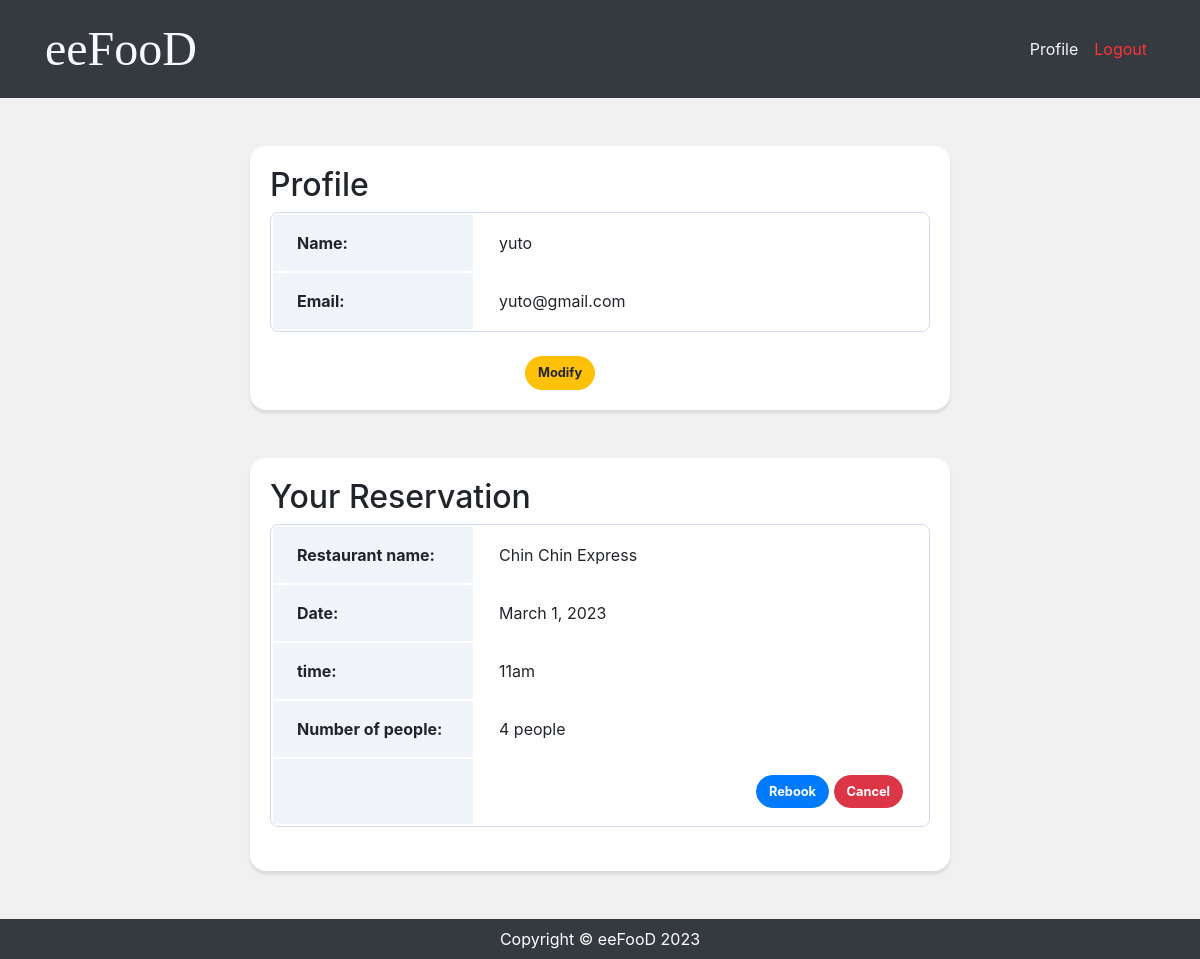
/accounts/profile/ (signed in), run on the app's committed database.
### application/models.py (models this page shows, shortened)
class Reservation(models.Model):
    restaurant = models.ForeignKey(
        Restaurants,
        on_delete=models.CASCADE
    )
    name = models.ForeignKey(
        settings.AUTH_USER_MODEL,
        on_delete=models.CASCADE,
        null=True
    )
    date = models.DateField(
        blank=False,
    )
    time = models.IntegerField(
        verbose_name='time',
        choices=TIME_SCHEDULE,
        default='1'
    )
    num_people = models.IntegerField(
        blank=False,
    )
    def get_time_display(self):
        for time in TIME_SCHEDULE:
            if time[0] == self.time:
                return time[1]
        return ''

class Restaurants(models.Model):
    name = models.CharField(
        max_length=255,
        blank=False,
        null=False,
        primary_key=True
    )
    addr = models.CharField(
        max_length=300,
        blank=False,
        null=False
    )
    table = models.PositiveSmallIntegerField(
        blank=False,
        null=False,
    )
    Genre = models.CharField(
        max_length=255,
        blank=False,
        null=False,
    )
    phone = PhoneNumberField(
        blank=False,
        null=False
    )
    img = models.ImageField(
        blank=True,
        upload_to='media/'
    )
    def __str__(self):
        return self.name

### accounts/views.py (the view)
# urls.py: path('profile/', views.ProfileView.as_view(), name = 'profile'),
class ProfileView(View):
    def get(self, request, *args, **kwargs):
        user = self.request.user
        reservation = Reservation.objects.filter(name=user)
        return render(request, 'accounts/profile.html', {
            'reservation': reservation,
        })

### accounts/templates/accounts/profile.html
{% extends 'application/base.html' %}
{% block content %}
<div class="card card-profile my-5 mx-auto">
    <div class="card-body">
        <h2>Profile</h2>
        <table class="profile_table mb-4">
            <tbody>
                <tr>
                    <th class="header">Name:</th>
                    <td class="data">{{ user.username }}</td>
                </tr>
                <tr>
                    <th class="header">Email:</th>
                    <td class="data">{{ user.email }}</td>
                </tr>
            </tbody>
        </table>
        <div class="button mx-auto">
            <a href="{% url 'modification' %}" class= "btn btn-warning">Modify</a>
        </div>
    </div>
</div>
{% if reservation %}
    <div class="card card-profile my-5 mx-auto">
        <div class="card-body">
            <h2>Your Reservation</h2>
            {% for reservation in reservation %}
                <table class="profile_table mb-4">
                    <tbody>
                        <tr>
                            <th class="header">Restaurant name:</th>
                            <td class="data">{{ reservation.restaurant }}</td>
                        </tr>
                        <tr>
                            <th class="header">Date:</th>
                            <td class="data">{{ reservation.date }}</td>
                        </tr>
                        <tr>
                            <th class="header">time:</th>
                            <td class="data">{{ reservation.get_time_display }}</td>
                        </tr>
                        <tr>
                            <th class="header">Number of people:</th>
                            <td class="data">{{ reservation.num_people }} people</td>
                        </tr>
                        <tr>
                            <th class="header"></th>
                            <td class="data">
                                <div class="box" align="right">
                                    <a href="{% url 'reservation_update' reservation.pk %}" class="btn btn-primary">Rebook</a>
                                    <a href="{% url 'reservation_delete' reservation.pk %}" class="btn btn-danger">Cancel</a>
                                </div>
                            </td>
                        </tr>
                    </tbody>
                </table>
            {% endfor %}
        </div>
    </div>
{% endif %}
{% endblock %}

### application/static/style.css (style rules this page uses)
* { margin: 0; padding: 0; box-sizing: border-box; }
body { background: #f1f1f1; display: flex; flex-flow: column; min-height: 100vh; }
.card-profile { width: 700px; border: 0; border-radius: 1rem; box-shadow: 0 0.2rem 0.2rem 0 rgba(0, 0, 0, 0.1); }
.button { width: 150px; }
.btn { font-size: 80%; border-radius: 5rem; font-weight: bold; }
.profile_table { width: 100%; border: 1px solid #d1dbeb; border-radius: 8px; border-collapse: separate; overflow: hidden; }
.profile_table .header { width: 200px; padding: 16px 24px; text-align: left; background: #f1f5fa; }
.profile_table .data { padding: 16px 24px; }

### data on the page
Reservation: restaurant "Chin Chin Express", date "March 1, 2023", time "11am", num_people "4"

### other printed values
{{ user.username }} "yuto"
{{ user.email }} "yuto@gmail.com"
